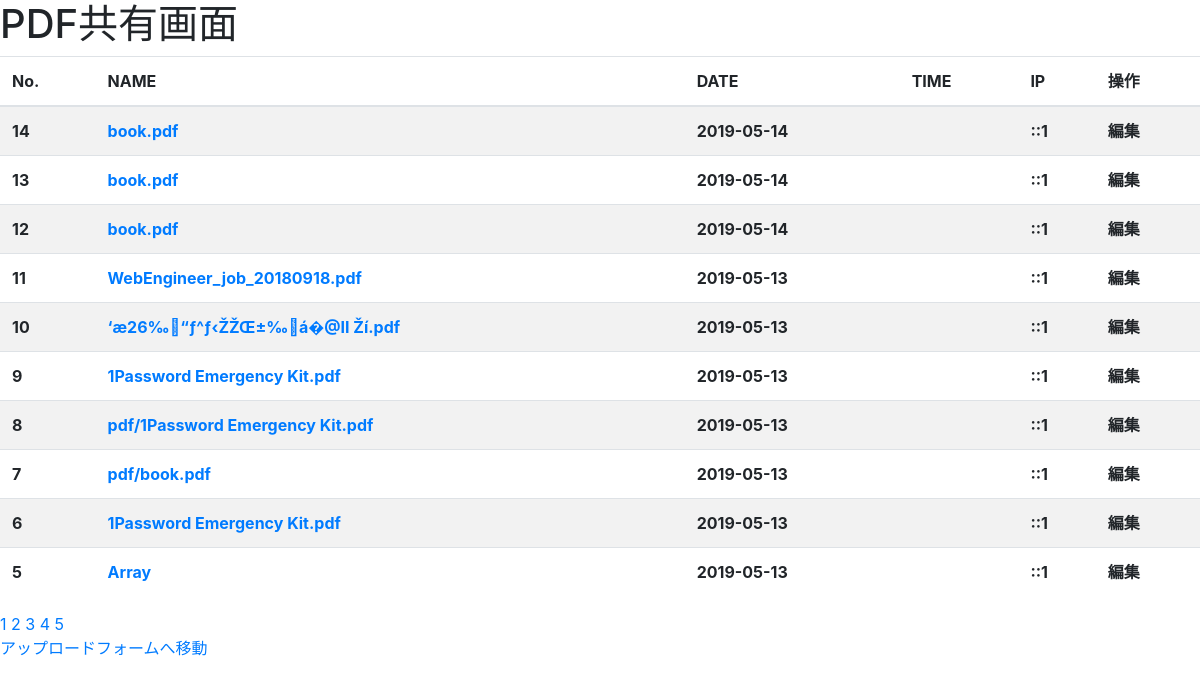
/?page=4, run on the app's committed database.
### tables this page shows
CREATE TABLE "upload" (
	`id`	INTEGER NOT NULL PRIMARY KEY AUTOINCREMENT,
	`name`	TEXT NOT NULL,
	`date`	TEXT NOT NULL,
	`ip`	TEXT NOT NULL,
	`path`	TEXT,
	`time`	INTEGER
);

### index.php (the view, shortened to what this page needs)
<?php
try {
  $db = getDb();
  $pagenationBaseNumber = 10;
  if (isset($_GET['page'])) {
    $page = $_GET['page'];
  } else {
    $page = 1;
  }
  if ($page > 1) {
    $start = ($page * $pagenationBaseNumber) - $pagenationBaseNumber;
  } else {
    $start = 0;
  }
  $sql = "SELECT id,name,date(date,'localtime') as date,ip,time(time,'localtime') as time,path FROM upload ORDER BY id DESC LIMIT :start,10";
  $stmt = $db->prepare($sql);
  $stmt->bindValue(':start', $start);
  $stmt->execute();
  $res = $stmt->fetchAll();
  $sql = "SELECT COUNT(*) id FROM upload";
  $pageNum = $db->query($sql);
  $pageNum = $pageNum->fetchColumn();
  $pagination = ceil($pageNum / 10);
} catch (PDOException $e) {
  echo $e->getMessage();
}
?>
<!doctype html>
<html lang="ja">
  <head>
    <link rel="stylesheet" href="https://stackpath.bootstrapcdn.com/bootstrap/4.3.1/css/bootstrap.min.css">
  </head>
  <body>
    <h1>PDF共有画面</h1>
    <table class="table table-striped table-hove table-responsiver">
      <thead>
        <tr>
          <th>No.</th>
          <th>NAME</th>
          <th>DATE</th>
          <th>TIME</th>
          <th>IP</th>
          <th>操作</th>
        </tr>
      </thead>
      <tbody>
        <?php foreach($res as $value) :?>
          <tr>
            <th><?= $value['id'] ?></th>
            <th><a href="<?= $value['path'] ?>"><?= $value['name'] ?></a></th>
            <th><?= $value['date'] ?></th>
            <th><?= $value['time'] ?></th>
            <th><?= $value['ip'] ?></th>
            <th>編集</th>
          </tr>
        <?php endforeach ?>
      </tbody>
    </table>
    <?php for ($x=1; $x <= $pagination ; $x++) : ?>
	    <a href="?page=<?= $x ?>"><?= $x; ?></a>
    <?php endfor ?>
    <div>
      <p><a href="upload.html">アップロードフォームへ移動</a></p>
    </div>
  </body>
</html>

### data on the page
upload: id "14", name "book.pdf", date "2019-05-14", ip "::1"
upload: id "13", name "book.pdf", date "2019-05-14", ip "::1"
upload: id "12", name "book.pdf", date "2019-05-14", ip "::1"
upload: id "11", name "WebEngineer_job_20180918.pdf", date "2019-05-13", ip "::1"
upload: id "10", name "‘æ26‰񃁃“ƒ^ƒ‹ŽŽŒ±‰𓚗á�@II Ží.pdf", date "2019-05-13", ip "::1"
upload: id "9", name "1Password Emergency Kit.pdf", date "2019-05-13", ip "::1"
upload: id "8", name "pdf/1Password Emergency Kit.pdf", date "2019-05-13", ip "::1"
upload: id "7", name "pdf/book.pdf", date "2019-05-13", ip "::1"
upload: id "6", name "1Password Emergency Kit.pdf", date "2019-05-13", ip "::1"
upload: id "5", name "Array", date "2019-05-13", ip "::1"
